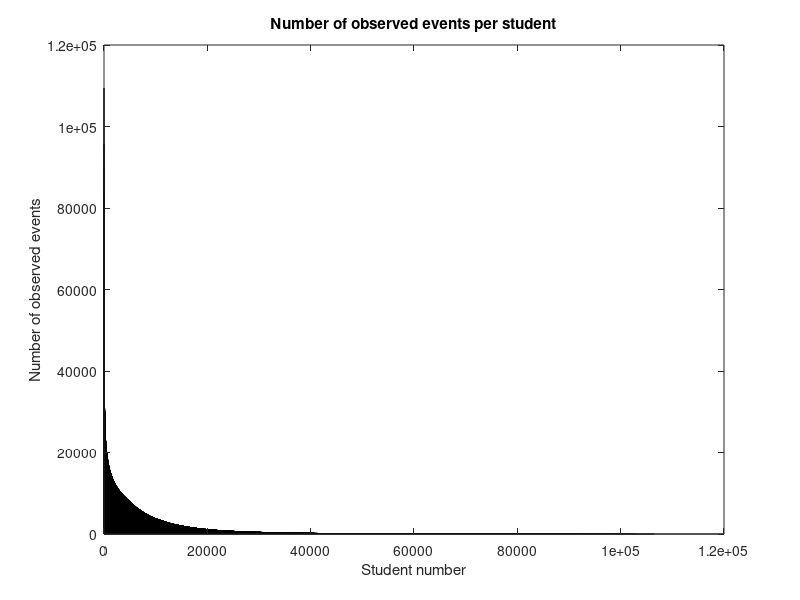
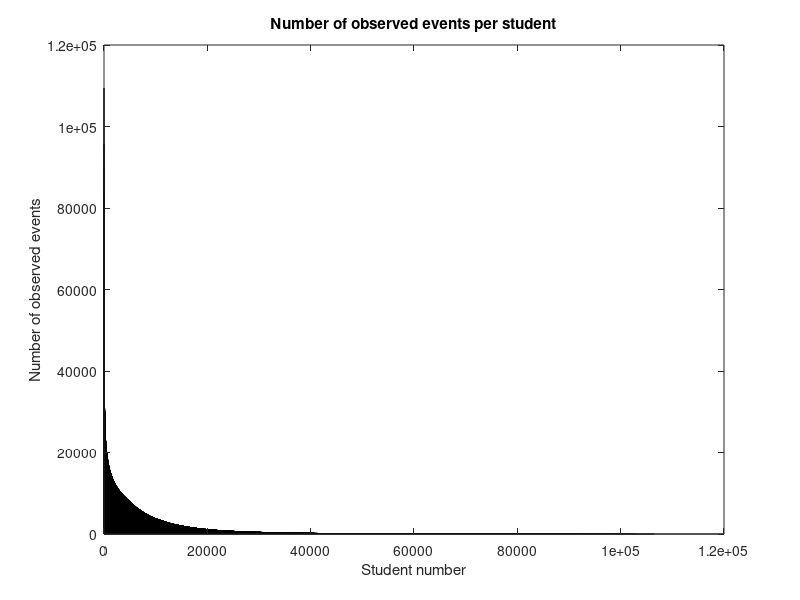

MATLAB code to generate these figures, in order:
data = importdata('nb_of_observed_events_per_users.csv', ',', 1);

bar(data.data(1:end, 1))
title('Number of observed events per student')
xlabel('Student number')
ylabel('Number of observed events')

% set(gca,'XTickLabel',data.textdata(2:end, 1))
%TODO: How can I rotate my X-axis tick labels and place an X-label on my plot?
% http://www.mathworks.com/support/solutions/en/data/1-15TK6/
print('-dpng','-r300', ['nb_of_observed_events_per_users'])
saveas(figure(1), 'nb_of_observed_events_per_users', 'fig')
